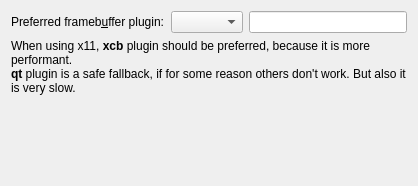
<?xml version="1.0" encoding="UTF-8"?>
<ui version="4.0">
 <class>Framebuffer</class>
 <widget class="QWidget" name="Framebuffer">
  <property name="geometry">
   <rect>
    <x>0</x>
    <y>0</y>
    <width>418</width>
    <height>186</height>
   </rect>
  </property>
  <layout class="QVBoxLayout" name="verticalLayout">
   <item>
    <layout class="QHBoxLayout" name="horizontalLayout">
     <item>
      <widget class="QLabel" name="label">
       <property name="text">
        <string>Preferred frameb&amp;uffer plugin:</string>
       </property>
       <property name="buddy">
        <cstring>cb_preferredFrameBufferPlugin</cstring>
       </property>
      </widget>
     </item>
     <item>
      <widget class="QComboBox" name="cb_preferredFrameBufferPlugin">
       <property name="editable">
        <bool>false</bool>
       </property>
      </widget>
     </item>
     <item>
      <widget class="QLineEdit" name="kcfg_preferredFrameBufferPlugin"/>
     </item>
    </layout>
   </item>
   <item>
    <widget class="QLabel" name="helpText">
     <property name="enabled">
      <bool>true</bool>
     </property>
     <property name="text">
      <string>&lt;html&gt;&lt;head/&gt;&lt;body&gt;&lt;p&gt;When using x11, &lt;span style=&quot; font-weight:600;&quot;&gt;xcb&lt;/span&gt; plugin should be preferred, because it is more performant.&lt;br/&gt;&lt;span style=&quot; font-weight:600;&quot;&gt;qt&lt;/span&gt; plugin is a safe fallback, if for some reason others don't work. But also it is very slow.&lt;/p&gt;&lt;/body&gt;&lt;/html&gt;</string>
     </property>
     <property name="textFormat">
      <enum>Qt::RichText</enum>
     </property>
     <property name="scaledContents">
      <bool>false</bool>
     </property>
     <property name="alignment">
      <set>Qt::AlignLeading|Qt::AlignLeft|Qt::AlignVCenter</set>
     </property>
     <property name="wordWrap">
      <bool>true</bool>
     </property>
     <property name="margin">
      <number>5</number>
     </property>
     <property name="textInteractionFlags">
      <set>Qt::NoTextInteraction</set>
     </property>
    </widget>
   </item>
   <item>
    <spacer name="verticalSpacer">
     <property name="orientation">
      <enum>Qt::Vertical</enum>
     </property>
     <property name="sizeHint" stdset="0">
      <size>
       <width>20</width>
       <height>63</height>
      </size>
     </property>
    </spacer>
   </item>
  </layout>
 </widget>
 <tabstops>
  <tabstop>cb_preferredFrameBufferPlugin</tabstop>
  <tabstop>kcfg_preferredFrameBufferPlugin</tabstop>
 </tabstops>
 <resources/>
 <connections/>
</ui>
